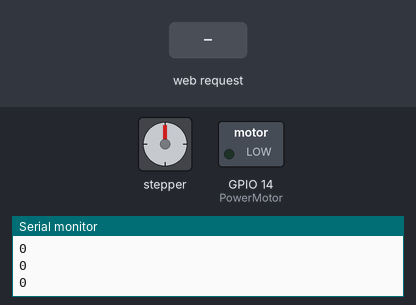
The sketch below on a simulated ESP8266 (NodeMCU). On the bench: stepper motor, switched loads named in the sketch (green lamp = pin HIGH), the last lines printed to the serial monitor. Wiring (inferred from the names in the program): stepper motor driver (200 steps per turn assumed): step GPIO 16; direction GPIO 4. The inputs (shaded band) are chosen by the test bench. WiFi joins after 1.5 s; servers stay silent unless stated; EEPROM starts erased; pins used as bus, display or sensor lines are not drawn.

Above: at 2.7 s.
2.8 s: HTTP request GET /down received
At 3.6 s:
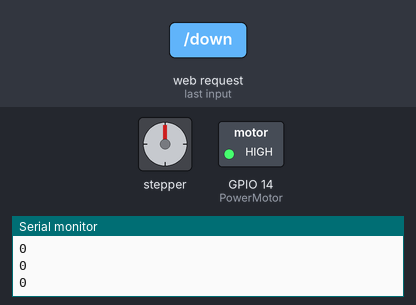
At 3.95 s:
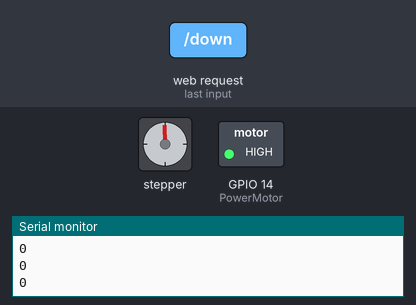
11.8 s: HTTP request GET /up received
14.8 s: HTTP request GET /down received
At 26.6 s:
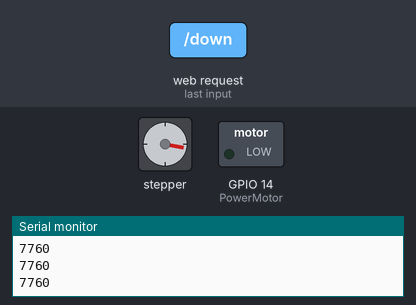
Timing chart, 0 to 26.9 s (numbered marks = the images above; inputs shaded):
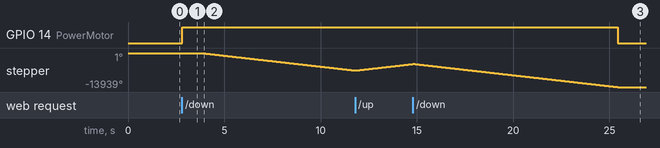

Measured:
- after the input at 2.8 s, GPIO 14 (PowerMotor): LOW → HIGH at once; stepper: keeps turning counter-clockwise at about 897°/s, starting after 1.0 s
- after the input at 14.8 s, GPIO 14 (PowerMotor): HIGH → LOW after 10.6 s instead of 5.0 s

The sketch:

roller_blinds_esp8266.ino
```cpp
#include <ESP8266WiFi.h>
#include <WiFiClient.h>
#include <ESP8266mDNS.h>
#include <WiFiUdp.h>
#include <ArduinoOTA.h>
#include <ESPAsyncTCP.h>
#include <ESPAsyncWebServer.h>
#include <EEPROM.h>
#include <Thread.h>

AsyncWebServer server(80);

Thread motorThread = Thread();

String sliderValue = "0";

int startStep = 0;
int endStep   = 7760;

int allStepCorr    = 0;
int stepCorrection = 240;

int eepromAdress = 4000;


int Step         = 16; //GPIO0---D0 of Nodemcu--Step of stepper motor driver
int Dir          = 4; //GPIO2---D2 of Nodemcu--Direction of stepper motor driver

int PowerMotor   = 14;
int nowStepMotor = 0;

int nowStep         = 0;
int futureStep      = 0;
int startDriveStep  = 0;

const char* ssid     = "xxxxxxxxxxx";
const char* password = "xxxxxxxxxxx";

const char* PARAM_INPUT = "value";

void EEPROM_int_write(int addr, int num)
{
  byte raw[2];
  (int&)raw = num;
  for(byte i = 0; i < 2; i++) EEPROM.write(addr+i, raw[i]);
  EEPROM.commit();
}

int EEPROM_int_read(int addr)
{
  byte raw[2];
  for(byte i = 0; i < 2; i++) raw[i] = EEPROM.read(addr+i);
  int &num = (int&)raw;

  return num;
}

void eepromWrite()
{
  EEPROM_int_write(eepromAdress, nowStep);
}

void eepromRead()
{
  nowStep = EEPROM_int_read(eepromAdress);
}

void setup()
{
  Serial.begin(19200);
  EEPROM.begin(4096);

  if ((EEPROM_int_read(eepromAdress)<=endStep)&&(EEPROM_int_read(eepromAdress)>=startStep))
  {
    nowStep    = EEPROM_int_read(eepromAdress);
    futureStep = EEPROM_int_read(eepromAdress);
  }

  pinMode(Step,       OUTPUT);
  pinMode(Dir,        OUTPUT);
  pinMode(PowerMotor, OUTPUT);

  digitalWrite(Step,       LOW);
  digitalWrite(Dir,        LOW);
  digitalWrite(PowerMotor, LOW);

  Serial.println();
  Serial.print("Connecting to ");
  Serial.println(ssid);
  Serial.println(WiFi.localIP());

  WiFi.mode(WIFI_STA);
  WiFi.begin(ssid, password);

  while (WiFi.waitForConnectResult() != WL_CONNECTED)
  {
    Serial.println("Connection Failed! Rebooting...");
    delay(5000);
    ESP.restart();
  }

  ArduinoOTA.setHostname("roller_blinds_esp8266");
  ArduinoOTA.onStart([]()
  {
    String type;
    if (ArduinoOTA.getCommand() == U_FLASH)
    {
      type = "sketch";
    }
    else
    {
      type = "filesystem";
    }

  Serial.println("Start updating " + type);
  });
  ArduinoOTA.onEnd([]() {
    Serial.println("\nEnd");
  });
  ArduinoOTA.onProgress([](unsigned int progress, unsigned int total) {
    Serial.printf("Progress: %u%%\r", (progress / (total / 100)));
  });
  ArduinoOTA.onError([](ota_error_t error) {
    Serial.printf("Error[%u]: ", error);
    if (error == OTA_AUTH_ERROR) {
      Serial.println("Auth Failed");
    } else if (error == OTA_BEGIN_ERROR) {
      Serial.println("Begin Failed");
    } else if (error == OTA_CONNECT_ERROR) {
      Serial.println("Connect Failed");
    } else if (error == OTA_RECEIVE_ERROR) {
      Serial.println("Receive Failed");
    } else if (error == OTA_END_ERROR) {
      Serial.println("End Failed");
    }
  });
  ArduinoOTA.begin();

  initServer();

  motorThread.onRun(changeStepMotor);
  motorThread.setInterval(1);
}

void initServer()
{
  server.on("/up", HTTP_GET, [](AsyncWebServerRequest *request){
    futureStep = startStep;
    request->send_P(200, "text/plain", "ok");
  });
  server.on("/down", HTTP_GET, [](AsyncWebServerRequest *request){
    futureStep = endStep;
    request->send_P(200, "text/plain", "ok");
  });
  server.on("/status_step", HTTP_GET, [](AsyncWebServerRequest *request){
    request->send_P(200, "text/plain", statusStep().c_str());
  });
  server.on("/slider", HTTP_GET, [] (AsyncWebServerRequest *request) {
    String inputMessage;
    if (request->hasParam(PARAM_INPUT))
    {
      inputMessage = request->getParam(PARAM_INPUT)->value();
      sliderValue  = inputMessage;
      futureStep   = sliderValue.toInt()*((endStep-startStep)/100);
    }
    else
    {
      inputMessage = "No message sent";
    }
    Serial.println(inputMessage);
    request->send(200, "text/plain", "OK");
  });

  DefaultHeaders::Instance().addHeader("Access-Control-Allow-Origin", "*");

  server.begin();
}

String statusStep()
{
  int data = (futureStep*100)/(endStep-startStep);
  return String(data);
}

void changeStepMotor()
{
  if (futureStep > nowStep)
  {
    int bufCounter = 0;

    digitalWrite(Dir, LOW);
    startDriveStep = nowStep;
    for (int i = 0; i < futureStep - startDriveStep; ++i)
    {
      digitalWrite(Step, HIGH);
      delay(1);

      ++nowStep;
      ++allStepCorr;

      digitalWrite(Step, LOW);
      delay(1);
    }
    eepromWrite();
  }
  else if (futureStep < nowStep)
  {
    int bufCounter = 0;
    int correction = 0;

    if (allStepCorr >= stepCorrection)
    {
       correction = allStepCorr / stepCorrection;
       allStepCorr = allStepCorr - correction * stepCorrection;
    }
    else
    {
       correction = 0;
    }

    digitalWrite(Dir, HIGH);
    startDriveStep = nowStep;

    for (int i = 0; i < startDriveStep - futureStep; ++i)
    {
      digitalWrite(Step, HIGH);
      delay(1);

      --nowStep;
      ++allStepCorr;

      digitalWrite(Step, LOW);
      delay(1);
    }
    for (int i = 0; i < correction; ++i)
    {
      digitalWrite(Step, HIGH);
      delay(1);
      digitalWrite(Step, LOW);
      delay(1);
    }
    eepromWrite();
  }
}

void powerMotorSwitch()
{
  if ((nowStep != futureStep)&&(digitalRead(PowerMotor) == LOW))
  {
     digitalWrite(PowerMotor, HIGH);
     delay(1000);
  }
  else if ((nowStep == futureStep)&&(digitalRead(PowerMotor) == HIGH))
  {
     digitalWrite(PowerMotor, LOW);
  }
}

void loop()
{
  ArduinoOTA.handle();
  powerMotorSwitch();
  changeStepMotor();
  Serial.println(nowStep);
}
```
